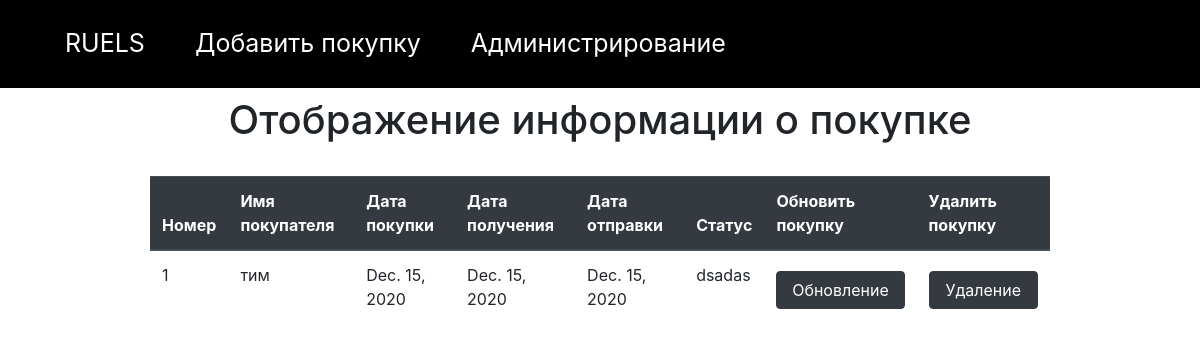
/order/, run on an earlier commit of the app's database.
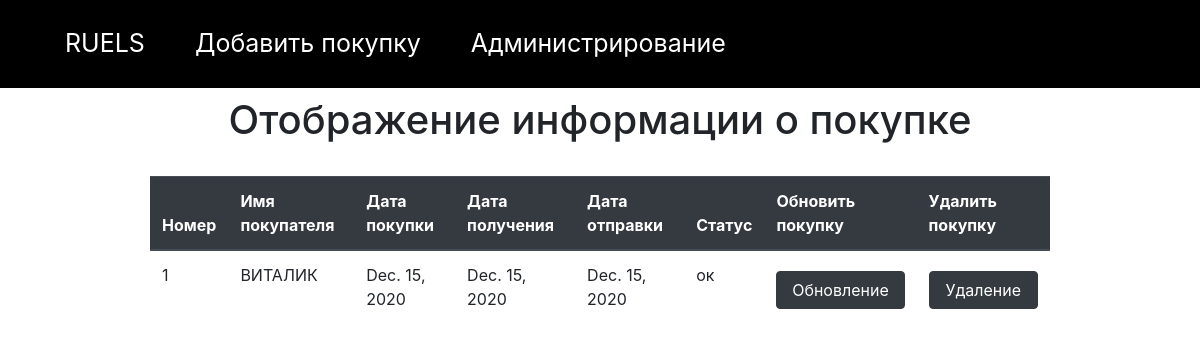
And on a later commit of the database.
### orders/models.py (models this page shows)
class Order(models.Model):
    customers_id = models.ForeignKey('customers.Customer', on_delete=models.CASCADE)
    order_date = models.DateField(max_length=50)
    required_date = models.DateField(max_length=50)
    shipped_date = models.DateField(max_length=50)
    status = models.CharField(max_length=50)

### customers/models.py (models this page shows)
class Customer(models.Model):
    employees_id = models.ForeignKey('employees.Employee', on_delete=models.CASCADE)
    products_id = models.ForeignKey('products.Product', on_delete=models.CASCADE)
    first_name = models.CharField(max_length = 50)
    second_name = models.CharField(max_length = 50)
    email = models.EmailField(blank = True)
    phone = models.CharField(max_length = 15)
    location = models.CharField(max_length = 50)
    postal_Code = models.CharField(max_length = 40)
    def __str__(self):
        return self.first_name

### orders/views.py (the view)
# urls.py: path('', views.index_order, name='index-order'),
def index_order(request):
    orders = Order.objects.all()
    return render(request, 'orders/orders.html', {'orders': orders})

### orders/templates/orders/orders.html (shortened to what this page needs)
<!DOCTYPE html>
{% load static %}
<html>
<head>
     <link rel="stylesheet" href="{% static "css/customer.css" %}" />
     <link rel="stylesheet" href="https://stackpath.bootstrapcdn.com/bootstrap/4.3.1/css/bootstrap.min.css">
<body>
<header>
    <nav class="default-nav">
      <ul>
          <li> <a href= "{% url 'general' %}" style="color:white">RUELS</a></li>
          <li> <a href= "{% url 'upload-order' %}" style="color:white">Добавить покупку</a> </li>
        <li> <a href="{% url 'admin:index' %}" style="color:white">Администрирование</a> </li>
      </ul>
    </nav>
  </header>
{% block content %}
<h1 class="mt-2" align="center">Отображение информации о покупке</h1>
<div class="d-flex justify-content-center mt-2">
 <table class="table w-75 mt-4">
       <thead class="thead-dark">
      <tr>
       <th scope="col">Номер</th>
       <th scope="col">Имя покупателя</th>
       <th scope="col">Дата покупки</th>
       <th scope="col">Дата получения</th>
       <th scope="col">Дата отправки</th>
       <th scope="col">Статус</th>
       <th scope="col">Обновить покупку</th>
       <th scope="col">Удалить покупку</th>
    </tr>
      </thead>
     {% for order in orders %}
      <tr>
      <td>{{order.id}}</td>
      <td>{{order.customers_id}}</td>
      <td>{{order.order_date}}</td>
      <td>{{order.required_date}}</td>
      <td>{{order.shipped_date}}</td>
      <td>{{order.status}}</td>
      <td><a href="update/{{order.id}}" class="btn btn-dark mt-2 w-100" id = '{{order.id}}'>Обновление</a></td>
      <td><a href="delete/{{order.id}}" class="btn btn-dark mt-2 w-100" id = '{{order.id}}'>Удаление</a></td>
      {% endfor %}
      </tr>
 </table>
</div>
{% endblock %}
</body>
</html>

What changed in the data, as far as the page shows it:
changed Order id 1: customers_id "тим" → "ВИТАЛИК"; status "dsadas" → "ок"
